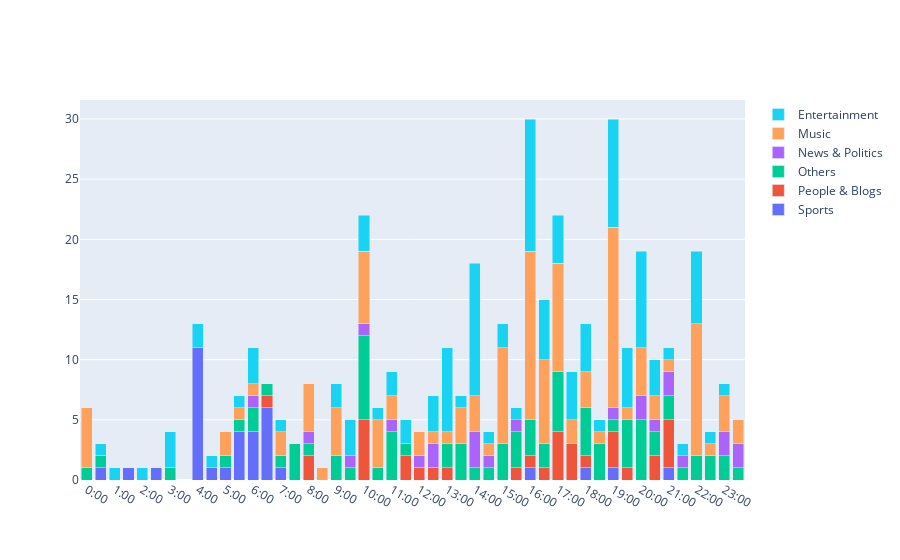

Write notebook code for a chart like this one.
### Code cell
def create_bins():
    ans = []
    for i in range(24):
        ans.append(str(i) + ':00')
        ans.append(str(i) + ':30')
    return ans
bins = create_bins()
count_bins = pd.DataFrame()
count_bins['bins'] = bins

temp = no_dups_f.groupby(['publish_cat', 'categoryIdName']).agg('count')['title'].reset_index()
top_5 = no_dups_f.groupby(['categoryIdName']).agg('count')['title'].reset_index()
top_5 = top_5.sort_values('title', ascending = False)
top_5 = top_5['categoryIdName'].values[:5]
def map_others(x):
    if x not in top_5:
        return 'Others'
    else:
        return x

temp['categoryIdName'] = temp['categoryIdName'].apply(lambda x: map_others(x)) #temp[temp['categoryIdName'].isin(top_5)]
count_bins = pd.merge(count_bins, temp, left_on = 'bins', right_on = 'publish_cat', how = 'left')
count_bins.drop(['publish_cat'], axis = 1, inplace = True)
count_bins['title'] = count_bins['title'].fillna(0)
count_bins['title'] = count_bins['title'].astype(int)
count_bins = count_bins.groupby(['bins', 'categoryIdName']).agg('sum').reset_index()

bins_pivot = count_bins.pivot(index='bins', columns='categoryIdName', values='title')
bins_pivot = bins_pivot.reindex(bins)

bins_pivot = bins_pivot.reset_index()
bins_pivot = bins_pivot.fillna(0)
bins_pivot.iloc[:, 1:] = bins_pivot.iloc[:,1:].astype(int)
bins_pivot = bins_pivot.T.reset_index()

stacked_data = []
for i in range(1, bins_pivot.shape[0]):
     stacked_data.append(go.Bar(name = bins_pivot.loc[i, 'categoryIdName'], x = bins, y = bins_pivot.iloc[i,:][1:].values))

stacked_data = stacked_data[::-1]
fig = go.Figure(data=stacked_data)
# Change the bar mode
fig.update_layout(barmode='stack')

### Figure 1 — Plotly figure (JSON) as saved in the notebook; plotly's stock layout.template omitted (floating-point values rounded to 4 significant figures)
{"data": [{"name": "Sports", "type": "bar", "x": ["0:00", "0:30", "1:00", "1:30", "2:00", "2:30", "3:00", "3:30", "4:00", "4:30", "5:00", "5:30", "6:00", "6:30", "7:00", "7:30", "8:00", "8:30", "9:00", "9:30", "10:00", "10:30", "11:00", "11:30", "12:00", "12:30", "13:00", "13:30", "14:00", "14:30", "15:00", "15:30", "16:00", "16:30", "17:00", "17:30", "18:00", "18:30", "19:00", "19:30", "20:00", "20:30", "21:00", "21:30", "22:00", "22:30", "23:00", "23:30"], "y": [0, 1, 0, 1, 0, 1, 0, 0, 11, 1, 1, 4, 4, 6, 1, 0, 0, 0, 0, 0, 0, 0, 0, 0, 0, 0, 0, 0, 0, 0, 0, 0, 1, 0, 0, 0, 1, 0, 1, 0, 0, 0, 1, 0, 0, 0, 0, 0]}, {"name": "People & Blogs", "type": "bar", "x": ["0:00", "0:30", "1:00", "1:30", "2:00", "2:30", "3:00", "3:30", "4:00", "4:30", "5:00", "5:30", "6:00", "6:30", "7:00", "7:30", "8:00", "8:30", "9:00", "9:30", "10:00", "10:30", "11:00", "11:30", "12:00", "12:30", "13:00", "13:30", "14:00", "14:30", "15:00", "15:30", "16:00", "16:30", "17:00", "17:30", "18:00", "18:30", "19:00", "19:30", "20:00", "20:30", "21:00", "21:30", "22:00", "22:30", "23:00", "23:30"], "y": [0, 0, 0, 0, 0, 0, 0, 0, 0, 0, 0, 0, 0, 1, 0, 0, 2, 0, 0, 0, 5, 0, 0, 2, 1, 1, 1, 0, 0, 0, 0, 1, 1, 1, 4, 3, 1, 0, 3, 1, 0, 2, 4, 0, 0, 0, 0, 0]}, {"name": "Others", "type": "bar", "x": ["0:00", "0:30", "1:00", "1:30", "2:00", "2:30", "3:00", "3:30", "4:00", "4:30", "5:00", "5:30", "6:00", "6:30", "7:00", "7:30", "8:00", "8:30", "9:00", "9:30", "10:00", "10:30", "11:00", "11:30", "12:00", "12:30", "13:00", "13:30", "14:00", "14:30", "15:00", "15:30", "16:00", "16:30", "17:00", "17:30", "18:00", "18:30", "19:00", "19:30", "20:00", "20:30", "21:00", "21:30", "22:00", "22:30", "23:00", "23:30"], "y": [1, 1, 0, 0, 0, 0, 1, 0, 0, 0, 1, 1, 2, 1, 1, 3, 1, 0, 2, 1, 7, 1, 4, 1, 0, 0, 2, 3, 1, 1, 3, 3, 3, 2, 5, 0, 4, 3, 1, 4, 5, 2, 2, 1, 2, 2, 2, 1]}, {"name": "News & Politics", "type": "bar", "x": ["0:00", "0:30", "1:00", "1:30", "2:00", "2:30", "3:00", "3:30", "4:00", "4:30", "5:00", "5:30", "6:00", "6:30", "7:00", "7:30", "8:00", "8:30", "9:00", "9:30", "10:00", "10:30", "11:00", "11:30", "12:00", "12:30", "13:00", "13:30", "14:00", "14:30", "15:00", "15:30", "16:00", "16:30", "17:00", "17:30", "18:00", "18:30", "19:00", "19:30", "20:00", "20:30", "21:00", "21:30", "22:00", "22:30", "23:00", "23:30"], "y": [0, 0, 0, 0, 0, 0, 0, 0, 0, 0, 0, 0, 1, 0, 0, 0, 1, 0, 0, 1, 1, 0, 1, 0, 1, 2, 0, 0, 3, 1, 0, 1, 0, 0, 0, 0, 0, 0, 1, 0, 2, 1, 2, 1, 0, 0, 2, 2]}, {"name": "Music", "type": "bar", "x": ["0:00", "0:30", "1:00", "1:30", "2:00", "2:30", "3:00", "3:30", "4:00", "4:30", "5:00", "5:30", "6:00", "6:30", "7:00", "7:30", "8:00", "8:30", "9:00", "9:30", "10:00", "10:30", "11:00", "11:30", "12:00", "12:30", "13:00", "13:30", "14:00", "14:30", "15:00", "15:30", "16:00", "16:30", "17:00", "17:30", "18:00", "18:30", "19:00", "19:30", "20:00", "20:30", "21:00", "21:30", "22:00", "22:30", "23:00", "23:30"], "y": [5, 0, 0, 0, 0, 0, 0, 0, 0, 0, 2, 1, 1, 0, 2, 0, 4, 1, 4, 0, 6, 4, 2, 0, 2, 1, 1, 3, 3, 1, 8, 0, 14, 7, 9, 2, 3, 1, 15, 1, 4, 2, 1, 0, 11, 1, 3, 2]}, {"name": "Entertainment", "type": "bar", "x": ["0:00", "0:30", "1:00", "1:30", "2:00", "2:30", "3:00", "3:30", "4:00", "4:30", "5:00", "5:30", "6:00", "6:30", "7:00", "7:30", "8:00", "8:30", "9:00", "9:30", "10:00", "10:30", "11:00", "11:30", "12:00", "12:30", "13:00", "13:30", "14:00", "14:30", "15:00", "15:30", "16:00", "16:30", "17:00", "17:30", "18:00", "18:30", "19:00", "19:30", "20:00", "20:30", "21:00", "21:30", "22:00", "22:30", "23:00", "23:30"], "y": [0, 1, 1, 0, 1, 0, 3, 0, 2, 1, 0, 1, 3, 0, 1, 0, 0, 0, 2, 3, 3, 1, 2, 2, 0, 3, 7, 1, 11, 1, 2, 1, 11, 5, 4, 4, 4, 1, 9, 5, 8, 3, 1, 1, 6, 1, 1, 0]}], "layout": {"barmode": "stack"}}
